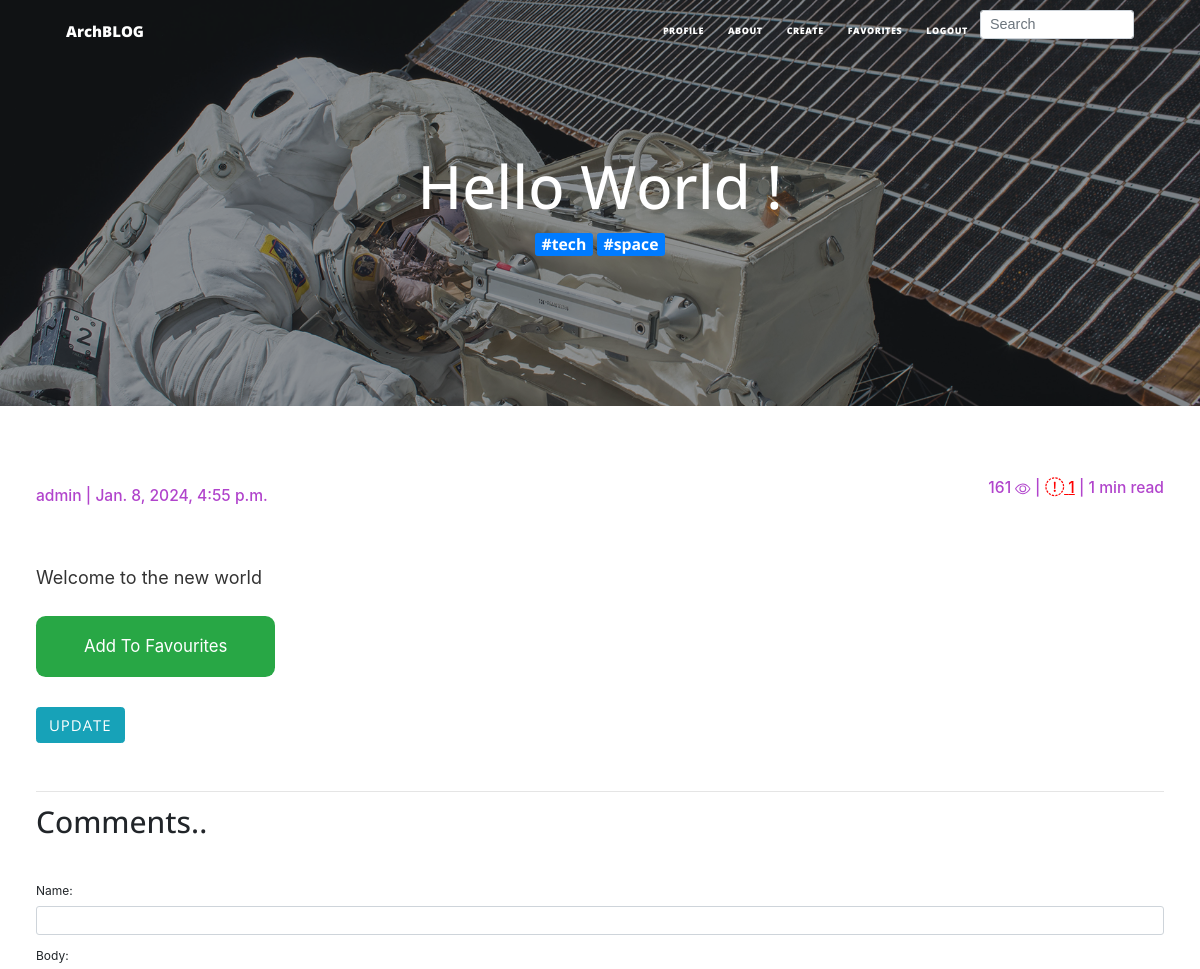
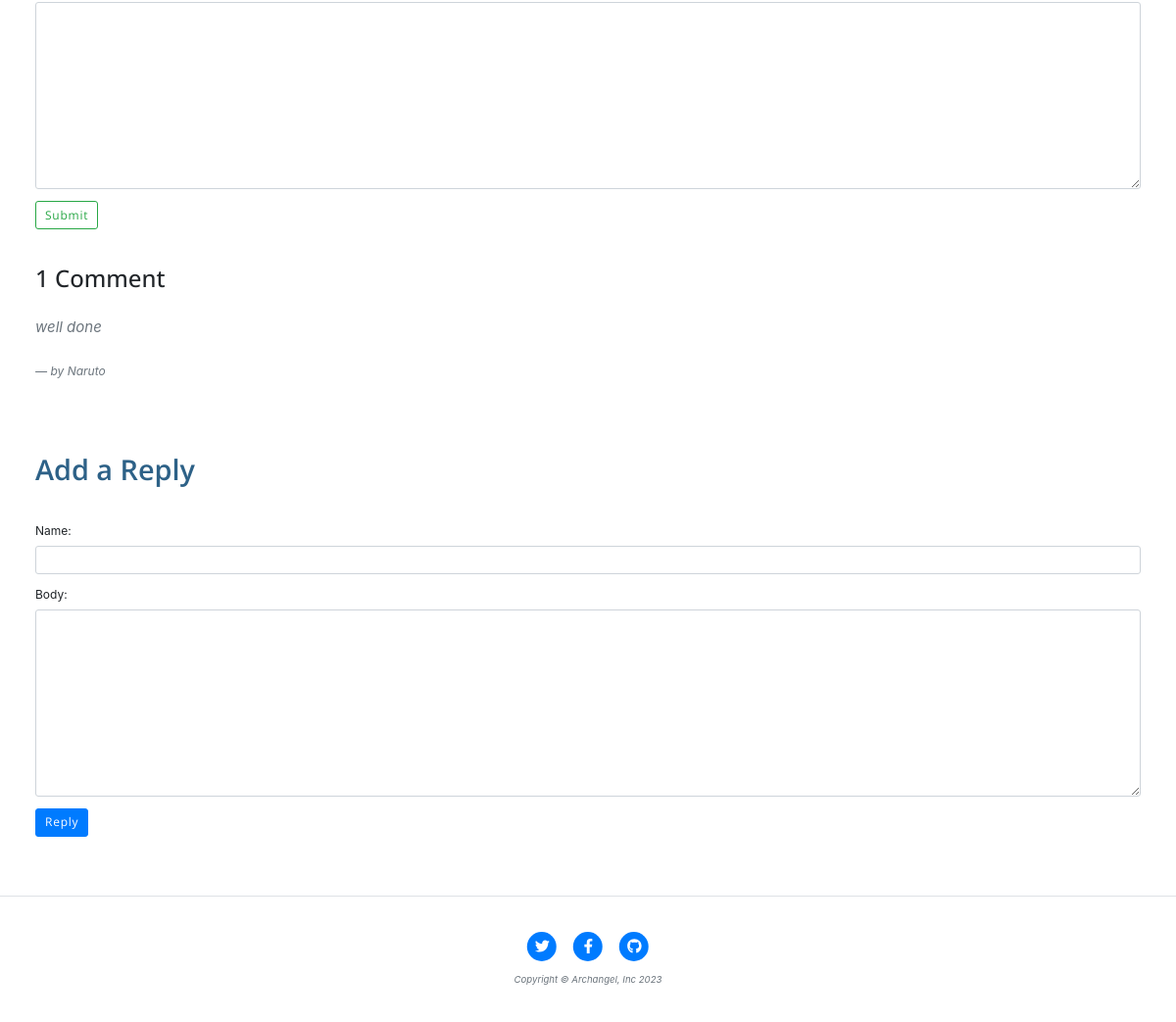
Page /blog/detail/hello-world/ (signed in) on the committed database (2 pictures, top to bottom).
### blog/models.py (models this page shows, shortened)
class Post(models.Model):
    CATEGORY_CHOICES = (
        ("1", "Programming/Technology"),
        ("2", "Health/Fitness"),
        ("3", "Personal"),
        ("4", "Fashion"),
        ("5", "Food"),
        ("6", "Travel"),
        ("7", "Business"),
        ("8", "Art"),
        ("9", "Other"),
    )
    category = models.CharField(
        max_length = 20,
        choices = CATEGORY_CHOICES,
        default = '1'
        )
    title = models.CharField(max_length=200, unique=True)
    slug = models.SlugField(max_length=200, unique=True, editable=False)
    author = models.ForeignKey(User, on_delete= models.CASCADE)
    updated_on = models.DateTimeField(auto_now= True)
    content = models.TextField()
    created_on = models.DateTimeField(auto_now_add=True)
    read_count = models.IntegerField(default=0, editable=False)
    read_time = models.IntegerField(default=0, editable=False)
    likes = models.ManyToManyField(User, blank=True, related_name='post_likes')
    image = models.ImageField(null=True, blank=True, upload_to='images/')
    tags = TaggableManager(blank=True)
    class Meta:
        ordering = ['-created_on']
    def save(self, *args, **kwargs):
        self.slug = slugify(self.title, allow_unicode=True)
        super().save(*args, **kwargs)
        for tag in self.tags.all():
            tag_dict,_ = TagDict.objects.get_or_create(tag=str(tag))
            tag_dict.count += 1
            tag_dict.save()
    def get_api_like_url(self):
        return reverse('like-api-toggle', kwargs={"slug":self.slug})

class Comment(models.Model):
    post = models.ForeignKey(Post,on_delete=models.CASCADE,related_name='comments')
    name = models.CharField(max_length=80)
    body = models.TextField()
    created_on = models.DateTimeField(auto_now_add=True)
    parent = models.ForeignKey('self', null=True, on_delete=models.CASCADE, blank=True, related_name='replies')
    class Meta:
        ordering = ['created_on']

### blog/views.py (the view)
# urls.py: path('detail/<slug:slug>/', views.postdetail, name='post_detail'),
def postdetail(request, slug):
    if not request.user.is_authenticated:
        return redirect('login')
    post = Post.objects.get(slug=slug)
    comments=Comment.objects.filter(post=post, parent__isnull=True).order_by('-id')
    post.read_count += 1
    post.save()
    Favourites,_ = FavouritePost.objects.get_or_create(user=request.user)
    post_in_favorites = None
    if post in Favourites.posts.all():
        post_in_favorites = True
    else:
        post_in_favorites = False
    if request.method == 'POST':
        comment_form = CommentForm(data=request.POST or None)
        if comment_form.is_valid():
            parent_obj = None
            body = request.POST.get('body')
            name = request.POST.get('name')
            try:
                parent_id = int(request.POST.get('parent_id'))
            except:
                parent_id = None
            if parent_id:
                parent_obj = Comment.objects.get(id=parent_id)
                if parent_obj:
                    replay_comment = comment_form.save(commit=False)
                    replay_comment.parent = parent_obj
            new_comment = comment_form.save(commit=False)
            new_comment.post = post
            new_comment.save()
            return HttpResponseRedirect(post.get_absolute_url())
    else:
        comment_form = CommentForm()
    return render(request, 'blog/detail.html', {'post': post, 'post_in_favorites': post_in_favorites,
                                   'comments' : comments, 'comment_form' : comment_form})

### blog/forms.py
class CommentForm(forms.ModelForm):
    class Meta:
        model = Comment
        fields = ('name', 'body')
        widgets={
            'name':forms.TextInput(attrs={'class' : 'form-control'}),
            'body':forms.Textarea(attrs={'class' : 'form-control'})
        }

### blog/models.py (called while the page is built)
def pre_save_post_receiver(sender, instance, *args, **kwargs):
    if instance.content:
        instance.read_time = get_read_time(instance.content)

### blog/utils.py (called while the page is built)
def count_words(html_string):
    word_string = strip_tags(html_string)
    matching_words = re.findall(r'\w+', word_string)
    count = len(matching_words)
    return count

def get_read_time(html_string):
    count = count_words(html_string)
    read_time_min = math.ceil(count/200.0) #assuming 200wpm reading
    return int(read_time_min)

### shop/context_processors.py (called while the page is built)
def cart(request):
    return {'cart': Cart(request)}

### blog/templates/blog/detail.html (shortened to what this page needs)
{% extends "blog/base.html" %} {% load static %}  {% block content %}
{% include "blog/header.html" %}
<header class="masthead" style="background-image: url('{% if post.image %}{{ post.image.url }}{% else %}{% static "blog/img/home-bg.jpg" %}{% endif %}')">
  <div class="container position-relative px-4 px-lg-5">
      <div class="row gx-4 gx-lg-5 justify-content-center">
          <div class="col-md-10 col-lg-8 col-xl-7">
              <div class="page-heading">
                  <h1>{{ post.title }}</h1>
                  <span class="subheading">
                    {% for tag in post.tags.all %}
                      <a href="{% url 'posts_by_tag' tag.slug %}">
                        <h3 style="display: inline;"><span class="badge badge-primary">#{{ tag.name }}</span></h3>
                      </a>
                    {% endfor %}
                  </span>
              </div>
          </div>
      </div>
  </div>
</header>
<link rel="stylesheet" href="https://cdn.jsdelivr.net/npm/bootstrap@4.5.3/dist/css/bootstrap.min.css"
>
<article class="blog">
  <p class="author">{{ post.author }} | {{ post.created_on }}</p>
  <br><br>
  <p class="author detail">
    {{ post.read_count }}
    | {% if user.is_authenticated %} {% if user in post.likes.all %}
    <a class="like-btn" style="color: red" data-href="{{ post.get_api_like_url }}" data-likes="{{ post.likes.count }}"
      href=""><i class="fa fa-heart fa-lg" style="color: red" aria-hidden="true" id="hid"></i>
      <span id="pTest">{{ post.likes.count }}</span></a>
    {% else %}
    <a class="like-btn" style="color: red" data-href="{{ post.get_api_like_url }}" data-likes="{{ post.likes.count }}"
      href=""><i class="fa fa-heart-o fa-lg" style="color: red" aria-hidden="true" id="hid"></i>
      <span id="pTest">{{ post.likes.count }}</span></a>
    {% endif %} {% else %}
    <i class="fa fa-heart-o fa-lg" style="color: red" aria-hidden="true" id="hid"></i><a class="ml-2 h6"
      style="color: red" href="{% url 'login' %}">
      {{ post.likes.count }}</a>
    {% endif %} | {% if post.read_time <= 1 %} 1 {% else %}{{ post.read_time }} {% endif %} min read <br>
  </p>
  <p class="post">{{ post.content | safe }}</p>
  {% if not post_in_favorites %}
  <a class="button button-green" onclick="toggle()" data-slug="{{ post.slug }}">Add To Favourites</a>
  {% else %}
  <a class="button button-red" id="del" onclick="toggle()" data-slug="{{ post.slug }}">Delete from Favourites</a>
  {% endif %}
  {% if post.author == user %}
  <div>
    <a class="btn btn-info btn-lg" style="margin-top: 30px" href="{% url "post-update" post.slug %}">UPDATE</a>
  </div>
  {% endif %}
  <br /><br />
  <hr>
  <h1>Comments..</h1>
  <br /><br />
  <form method="post">
    {{ comment_form.as_p }}
    <input type="submit" value="Submit" class="btn btn-outline-success">
  </form>
  <br /><br />
  <div class='main-comment-section'>
    <h2>{{ comments.count }} Comment{{comments|pluralize }}</h2>
    <br />
    {% for comment in comments %}
    <blockquote class="blockquote">
      <p class="mb-0">{{comment.body}}</p>
      <footer class="blockquote-footer">by <cite title="Source Title">{{comment.name|capfirst}}</cite></footer>
    </blockquote>
    <h4 class="title">Add a Reply</h4>
    <form action="." method="post">
      {{ comment_form.as_p }}
      <input class="btn btn-primary" type="submit" value="Reply">
    </form>
    {% endfor %}
  </div>
</article>
{% endblock content %}

### static/blog/css/styles.css (style rules this page uses)
* { margin: 0; padding: 0; box-sizing: border-box; }
html { font-size: 75%; position: relative; }
html, body { height: 100%; }
body { width: 100%; font-family: Poppins, sans-serif; background-color: #effad3; }
a { color: #28abb9; text-decoration: none; }
input::placeholder { font-family: Poppins, sans-serif; font-size: 1.2rem; }
div.cred button, .button, a.button { padding: 1.5rem 4rem; border-radius: 0.8rem; border: none; background-color: #2d6187; color: #ffffff; cursor: pointer; font-family: inherit; font-size: 1.4rem; outline: 0; }
.blog { position: relative; width: calc(100% - 6rem); margin: 3rem auto; padding: 2rem 0; }
.blog .title { color: #2d6187; font-weight: 600; font-size: 2.4rem; }
.blog .author { margin: 1.5rem 0; font-size: 1.3rem; color: #b144cc; font-weight: 500; }
.blog .post { font-size: 1.5rem; line-height: 1.8; color: #333333; font-size: 400; margin-bottom: 1.8rem; }
a.button { display: inline-block; text-decoration: none; }
p.author.detail { position: absolute; top: 1.3rem; right: 0; }
a.button-green { background-color: #28a745; }
.title { color: #19212e; font-weight: 600; margin: 3rem 0; font-size: 2.1rem; line-height: 1.3; }

### rows in the picture
Post: image (picture), title "Hello World !", author "admin", created_on "Jan. 8, 2024, 4:55 p.m.", read_count "161", likes.count "1", content "Welcome to the new world"
Tag: name "tech"
Tag: name "space"
Comment: body "well done", name "Naruto"

### other values in the picture
{{ comments.count }} "1"
